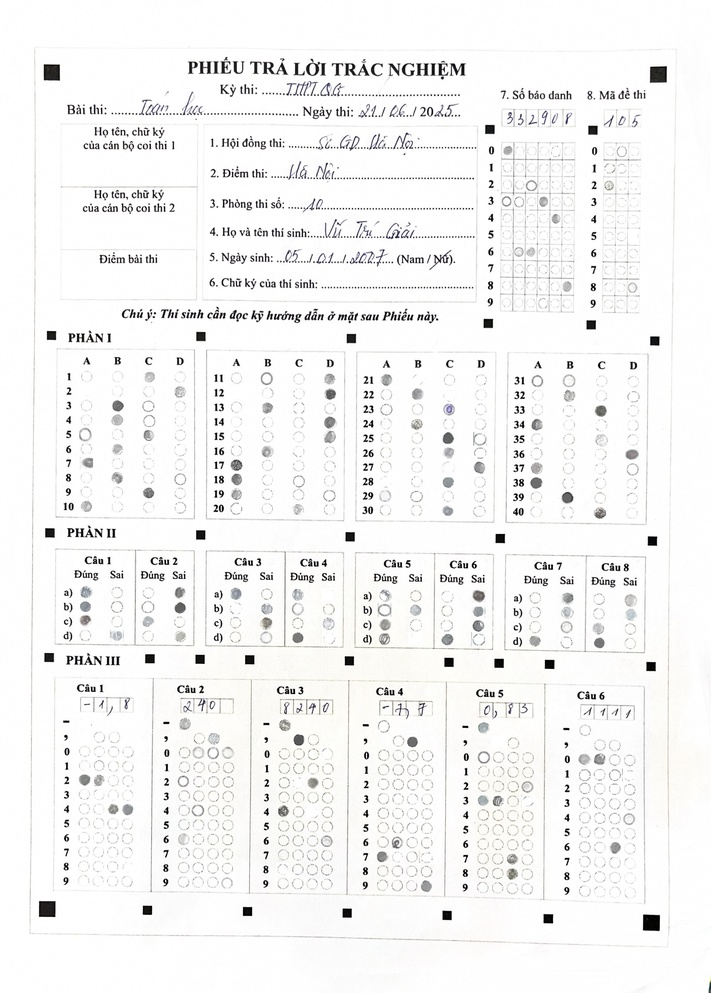
#> input picture IMG_1581_iter_0.jpg, 711 x 993 px, shrunk from 2255 x 3151 before the run, found by its file name
$ python black_box_detect.py
#> lines starting #> are read from the running program, lines starting #| are printed output that depends on the picture; after the words box and inside, x2 and y2 are one past the last pixel; in counts of white or black regions, pixels touching at a corner belong together
import cv2
import numpy as np

def detect_black_square_centers(image_path, output_path):
    """
    Detects black squares in a given image and saves the output to a file.

    This function takes an image path and an output path as input. It reads the image,
    converts it to grayscale, thresholds it, finds contours, and then finds the centers
    of the black squares in the image. The centers are saved in YOLOv8 format.

    :param image_path: Path to the input image
    :param output_path: Path to the output image
    :return: List of centers of the black squares in YOLOv8 format
    """
    image = cv2.imread(image_path)
#> image is the input picture: shape (993, 711, 3); mean B, G, R 243.7, 244.1, 244.2
    gray = cv2.cvtColor(image, cv2.COLOR_BGR2GRAY)

    _, thresh = cv2.threshold(gray, 180, 255, cv2.THRESH_BINARY_INV)
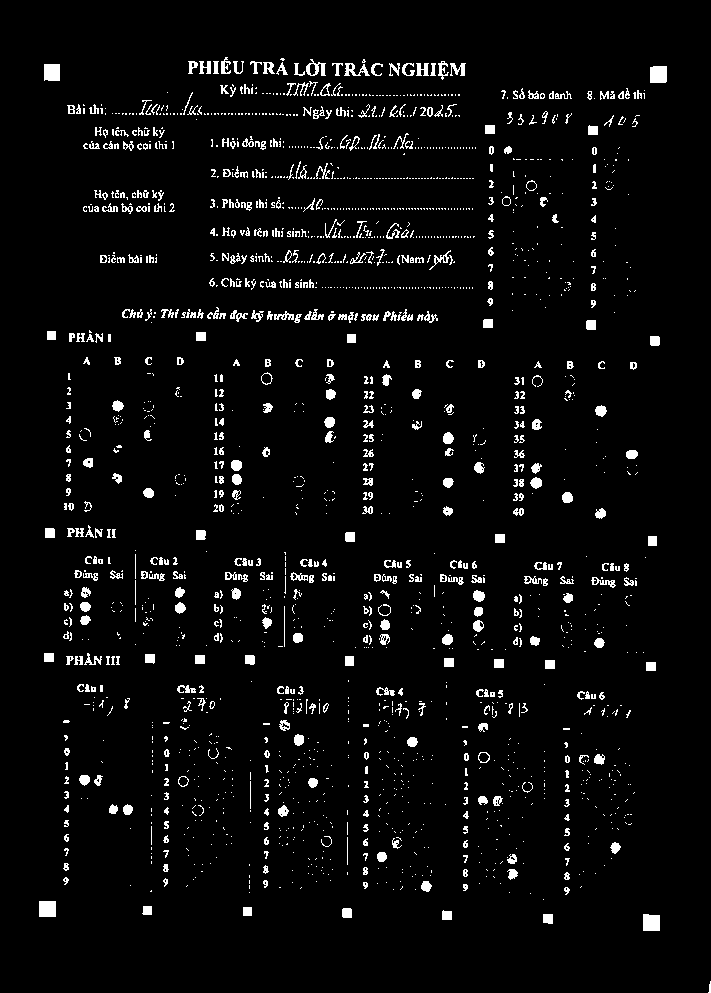
#> thresh: shape (993, 711); 4.3% white; 2009 white regions (1430 under 20 px)

    contours, _ = cv2.findContours(thresh, cv2.RETR_EXTERNAL, cv2.CHAIN_APPROX_SIMPLE)
#> contours = 2009 contours, 1729 with area under 20; largest, box (x1, y1, x2, y2) and area: (650, 66, 667, 83) 253, (643, 914, 660, 931) 246, (39, 901, 56, 917) 240, (44, 64, 60, 81) 237, (306, 59, 326, 76) 167

    centers = []
    image_height, image_width = image.shape[:2]
#> image_height = 993; image_width = 711

    for contour in contours:
        epsilon = 0.04 * cv2.arcLength(contour, True)
        approx = cv2.approxPolyDP(contour, epsilon, True)

        if len(approx) == 4:
            x, y, w, h = cv2.boundingRect(approx)
            aspect_ratio = w / float(h)

            if 0.9 < aspect_ratio < 1.1 and w > 20 and h > 20:
                roi = thresh[y:y+h, x:x+w]
                black_pixels = cv2.countNonZero(roi)
                total_pixels = w * h
                fill_ratio = black_pixels / total_pixels

                if fill_ratio > 0.9:
                    M = cv2.moments(contour)
                    if M["m00"] != 0:
                        center_x = int(M["m10"] / M["m00"])
                        center_y = int(M["m01"] / M["m00"])

                        yolov8_x = center_x / image_width
                        yolov8_y = center_y / image_height

                        centers.append((yolov8_x, yolov8_y))

                        cv2.circle(image, (center_x, center_y), 5, (0, 0, 255), -1)
                        cv2.rectangle(image, (x, y), (x + w, y + h), (0, 255, 0), 2)
#> this loop made 2009 passes
#> (epsilon, approx, x, y, w, h, aspect_ratio) on passes 2, 3, 4, 5, 6, 7, 8, 20: (2.54, [[643, 914], [643, 930], [659, 930], [659, 915]], 643, 914, 17, 17, 1), (1.42, [[543, 914], [543, 922], [552, 923], [552, 914]], 543, 914, 10, 10, 1), (1.39, [[443, 910], [442, 919], [451, 919], [451, 911]], 442, 910, 10, 10, 1), (1.37, [[343, 908], [342, 916], [351, 917], [351, 909]], 342, 908, 10, 10, 1), (1.28, [[243, 907], [243, 915], [251, 915], [251, 907]], 243, 907, 9, 9, 1), (1.31, [[143, 906], [142, 913], [151, 914], [151, 906]], 142, 906, 10, 9, 1.11), (2.48, [[39, 901], [39, 916], [55, 916], [55, 901]], 39, 901, 17, 16, 1.06), (0.306, [[402, 886], [402, 887], [400, 889], [402, 887]], 400, 886, 3, 4, 0.75)
#> (epsilon, x, y, w, h, aspect_ratio) on passes 70, 92, 110, 136, 172, 182: (0.876, 363, 867, 5, 8, 0.625), (0.843, 565, 858, 5, 8, 0.625), (0.956, 163, 850, 6, 8, 0.75), (0.523, 396, 837, 6, 4, 1.5), (0.193, 223, 827, 2, 3, 0.667), (0.273, 628, 823, 4, 2, 2)
#> after the loop, centers = []

    cv2.imwrite(output_path, image)
    print(f"Processed image saved to: {output_path}")
    print("Centers of black squares (YOLOv8 format):", centers)
#| Centers of black squares (YOLOv8 format): []
    return centers

input_image_path = '/Users/phamminhtuan/Desktop/AIChallenge/IMG_1581_iter_0.jpg'
output_image_path = '/Users/phamminhtuan/Desktop/AIChallenge/output1.jpg'

centers = detect_black_square_centers(input_image_path, output_image_path)
#> centers = []

$ run again, with IMG_3960_iter_0.jpg copied over IMG_1581_iter_0.jpg
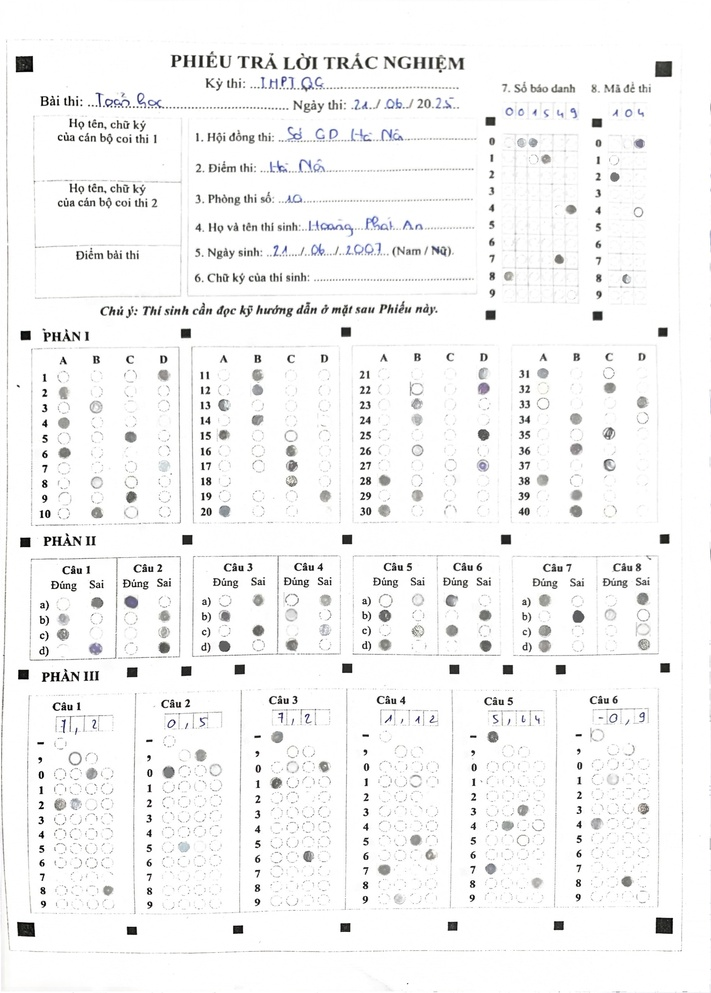
#> input picture IMG_3960_iter_0.jpg, 711 x 993 px, shrunk from 2255 x 3151 before the run, found by its file name
#> in detect_black_square_centers, image is the input picture: shape (993, 711, 3); mean B, G, R 245.4, 245.4, 245.3
#> in detect_black_square_centers, `_, thresh = cv2.threshold(gray, 180, 255, cv2.THRESH_BINARY_INV)`:
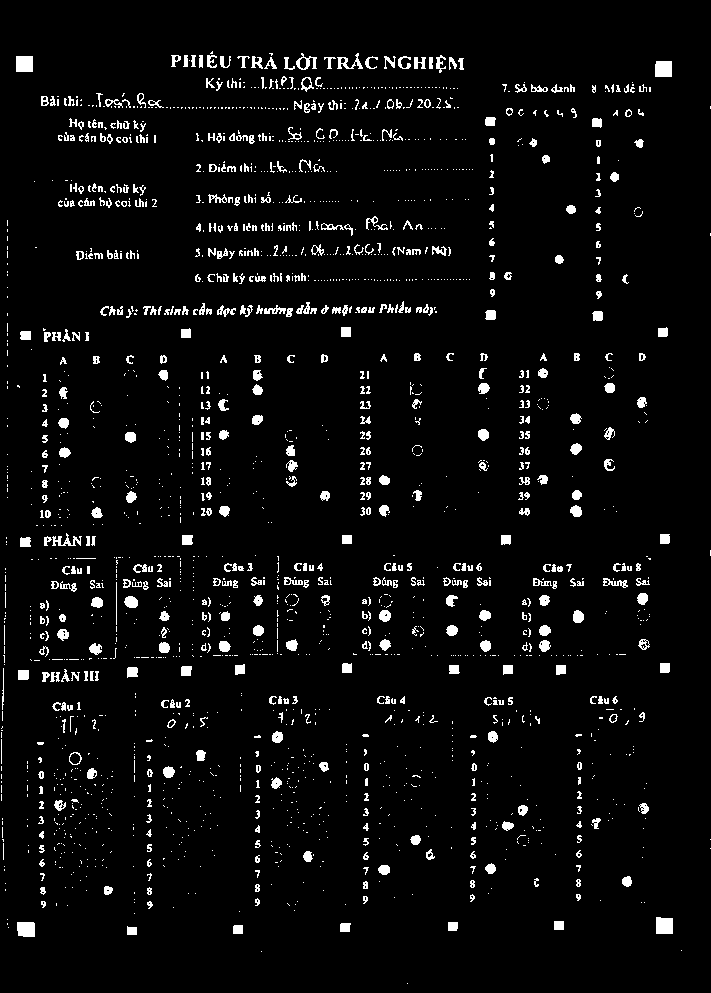
#> thresh: shape (993, 711); 4.5% white; 2113 white regions (1523 under 20 px)
#> contours = 2113 contours, 1815 with area under 20; largest, box (x1, y1, x2, y2) and area: (656, 917, 673, 934) 244, (16, 56, 33, 72) 240, (655, 61, 672, 77) 238, (17, 922, 35, 937) 228, (296, 53, 317, 70) 157
#> the loop in detect_black_square_centers, `for contour in contours:` made 2113 passes
#> (epsilon, approx, x, y, w, h, aspect_ratio) on passes 5, 6, 7, 9, 10: (1.34, [[127, 926], [127, 934], [136, 934], [136, 927]], 127, 926, 10, 9, 1.11), (1.34, [[233, 926], [233, 933], [242, 933], [242, 925]], 233, 925, 10, 9, 1.11), (1.39, [[340, 924], [340, 931], [349, 931], [350, 923]], 340, 923, 11, 9, 1.22), (1.34, [[448, 922], [448, 930], [456, 930], [457, 922]], 448, 922, 10, 9, 1.11), (2.41, [[17, 922], [18, 935], [34, 936], [33, 922]], 17, 922, 18, 15, 1.2)
#> after the loop in detect_black_square_centers, `for contour in contours:`: centers = []
#| Centers of black squares (YOLOv8 format): []
